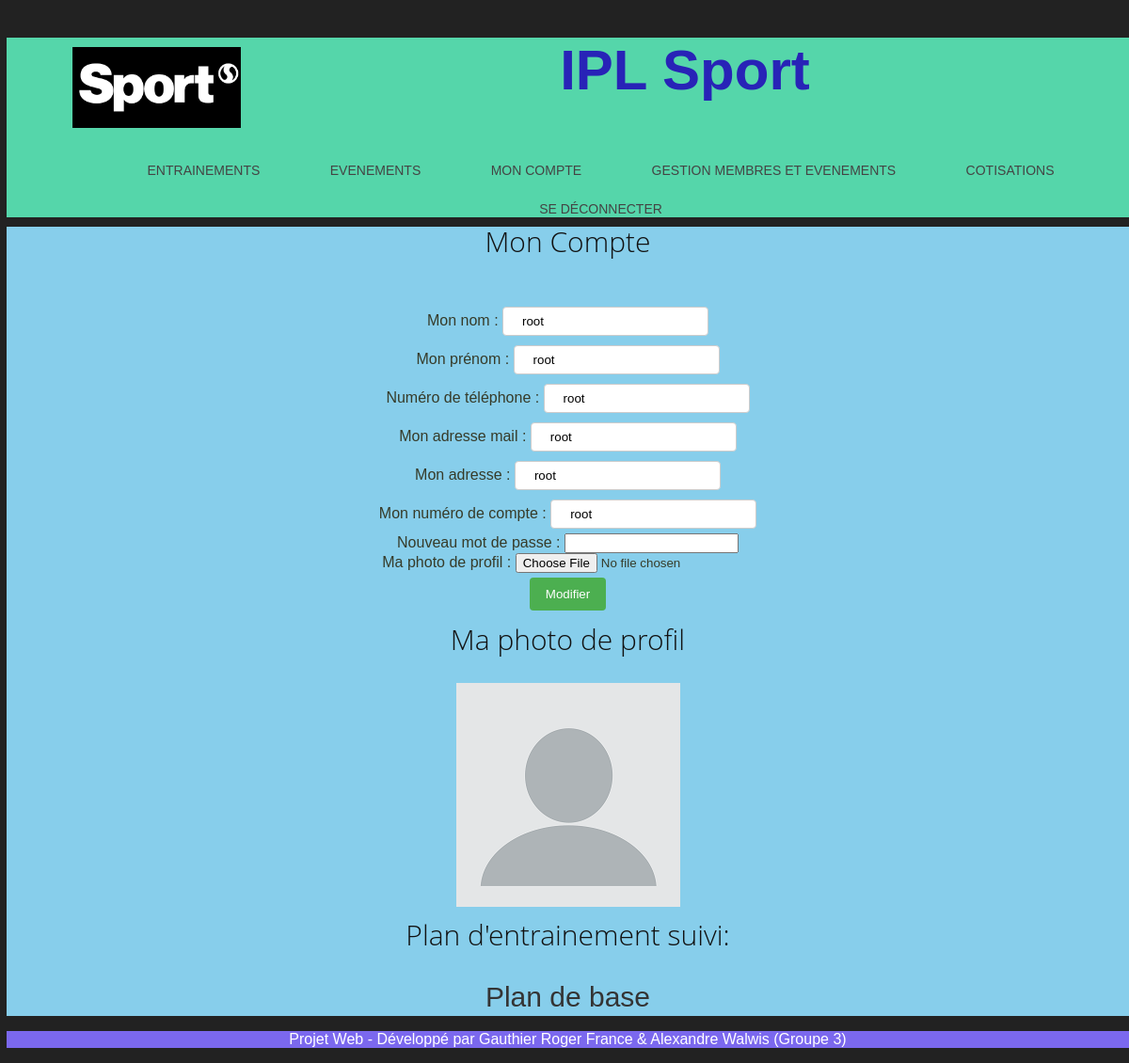
The page /index.php?action=my_account (signed in) on the database its author committed.
### tables this page shows
CREATE TABLE `users` (
  `no_user` int(11) NOT NULL,
  `first_name` varchar(256) NOT NULL,
  `last_name` varchar(256) NOT NULL,
  `num_phone` varchar(11) NOT NULL,
  `e_mail` varchar(256) NOT NULL,
  `address` varchar(256) NOT NULL,
  `num_account` varchar(256) NOT NULL,
  `photo` varchar(256) DEFAULT NULL,
  `password` varchar(256) NOT NULL,
  `coach` tinyint(1) NOT NULL,
  `staff` tinyint(1) NOT NULL,
  `checked` tinyint(1) NOT NULL
);

CREATE TABLE `plans` (
  `num_plan` int(11) NOT NULL,
  `name` varchar(256) NOT NULL,
  `file_plan` varchar(256) NOT NULL
);

### controllers/AccountController.php (called while the page is built, shortened)
<?php
class AccountController{
	private $_db;
	public function __construct($db) {
		$this->_db = $db;
	}
	public function run(){
		$user_info = $this->_db->select_info_user($_SESSION['login']);
		if($this->_db->exist_followed_plan($user_info->html_no_user())){
			$follow=$this->_db->select_followed_plan($user_info->html_no_user());
		}
		else{
			$follow=$this->_db->select_followed_plan_base('Plan de base');
		}
		require_once(CHEMIN_VUES.'my_account.php');
	}
}
?>

### models/Db.class.php (called while the page is built, shortened)
<?php
class Db
{
    private $_db;
    private function __construct()
    {
        try {
            $this->_db = new PDO('mysql:host=localhost;dbname=projetweb;charset=utf8', 'root', 'root');
            $this->_db->setAttribute(PDO::ATTR_ERRMODE,PDO::ERRMODE_EXCEPTION);
			$this->_db->setAttribute(PDO::ATTR_DEFAULT_FETCH_MODE,PDO::FETCH_OBJ);
        }
		catch (PDOException $e) {
		    die('Erreur de connexion à la base de données : '.$e->getMessage());
        }
    }
    public function select_followed_plan($no_user){
      $query = 'SELECT * FROM plans p, follow f, users u WHERE f.no_user=:no_user AND f.num_plan=p.num_plan';
      $ps = $this->_db->prepare($query);
      $ps->bindValue(':no_user',$no_user);
      $ps->execute();
      $row = $ps->fetch();
      return new Plan($row->num_plan, $row->name, $row->file_plan);
    }
    public function select_info_user($e_mail){
      $query = 'SELECT * FROM users WHERE e_mail=:e_mail';
      $ps = $this->_db->prepare($query);
      $ps->bindValue(':e_mail',$e_mail);
      $ps->execute();
      $row = $ps->fetch();
      return new Users($row->no_user , $row->first_name, $row->last_name, $row->num_phone,$row->e_mail,$row->address,$row->num_account,$row->photo,$row->password,$row->coach,$row->staff,$row->checked);
    }
}

### models/Users.class.php (called while the page is built, shortened)
<?php
class Users
{
	private $_no_user;
	private $_first_name;
	private $_last_name;
	private $_num_phone;
	private $_e_mail;
	private $_address;
	private $_num_account;
	private $_photo;
	public function __construct($no_user,$first_name, $last_name, $num_phone , $e_mail , $address , $num_account , $photo , $password , $coach , $staff , $checked ){
		$this->_no_user = $no_user;
		$this->_first_name = $first_name;
		$this->_last_name = $last_name;
		$this->_num_phone = $num_account;
		$this->_e_mail = $e_mail;
		$this->_address = $address;
		$this->_num_account = $num_account;
		$this->_photo = $photo;
	}
	public function html_no_user(){
		return htmlspecialchars($this->_no_user);
	}
	public function html_first_name(){
		return htmlspecialchars($this->_first_name);
	}
	public function html_last_name(){
		return htmlspecialchars($this->_last_name);
	}
	public function html_num_phone(){
		return htmlspecialchars($this->_num_phone);
	}
	public function html_e_mail(){
		return htmlspecialchars($this->_e_mail);
	}
	public function html_address(){
		return htmlspecialchars($this->_address);
	}
	public function html_num_account(){
		return htmlspecialchars($this->_num_account);
	}
	public function html_photo(){
		return htmlspecialchars($this->_photo);
	}
}
?>

### models/Plan.class.php (called while the page is built, shortened)
<?php
class Plan{
  private $_name;
  public function __construct($num_plan, $name, $file_plan){
    $this->_name = $name;
  }
  public function html_name(){
    return htmlspecialchars($this->_name);
  }
}
 ?>

### views/my_account.php (the view, shortened to what this page needs)
<section>
<h2>Mon Compte</h2><br>
<form enctype="multipart/form-data" action="index.php?action=my_account" method="post">
  Mon nom : <input type="text" name="last_name" value=<?php echo $user_info->html_last_name() ?>><br>
  Mon prénom : <input type="text" name="first_name" value=<?php echo $user_info->html_first_name() ?>><br>
  Numéro de téléphone : <input type="text" name="num_phone" value=<?php echo $user_info->html_num_phone() ?>><br>
  Mon adresse mail : <input type="text" name="e_mail" value=<?php echo $user_info->html_e_mail() ?>><br>
  Mon adresse : <input type="text" name="address" value=<?php echo $user_info->html_address() ?>><br>
  Mon numéro de compte : <input type="text" name="num_account" value=<?php echo $user_info->html_num_account() ?>><br>
  Nouveau mot de passe : <input type="password" name="password" value=><br>
  Ma photo de profil : <input type="file" name="photo" value=><br>
  <input type="submit" name="update" value="Modifier"><br>
</form>
<h2>Ma photo de profil</h2>
<?php if (is_null($user_info->html_photo())||!file_exists($user_info->html_photo())) { ?>
<img class="photo" src="<?php echo CHEMIN_VUES ?>images/blank.png" alt="image générique" />
<?php } else { ?>
<img class="photo" src="<?php echo $user_info->html_photo() ?>" alt="<?php echo $user_info->html_last_name() ?>" />
<?php } ?>
<h2>Plan d'entrainement suivi:</h2>
<h3><?php echo $follow->html_name() ?></h3>
</section>

### views/css/modele.css (style rules this page uses)
section { color: #363B29; background: #87CEEB; }
html { margin-left: 7px; }
body { margin: 0; background: #222; font-family: 'Work Sans', sans-serif; font-weight: 400; text-align: center; }
input[type=text], select { padding: 7px 20px; margin: 5px 0; display: inline-block; border: 1px solid #ccc; border-radius: 4px; box-sizing: border-box; }
input[type=submit] { background-color: #4CAF50; color: white; padding: 10px 17px; margin: 5px 0; border: none; border-radius: 4px; cursor: pointer; }
h2 { color: #111; font-family: 'Open Sans', sans-serif; font-size: 30px; font-weight: 300; line-height: 32px; margin: 10px 0 30px; text-align: center; }
h3 { margin: 1em 0 0.5em 0; color: #343434; font-weight: normal; font-size: 30px; line-height: 40px; font-family: 'Orienta', sans-serif; text-align: center; }

### rows shown on the page
users: last_name "root", first_name "root", num_phone "root", e_mail "root", address "root", num_account "root"
plans: name "Plan de base"
